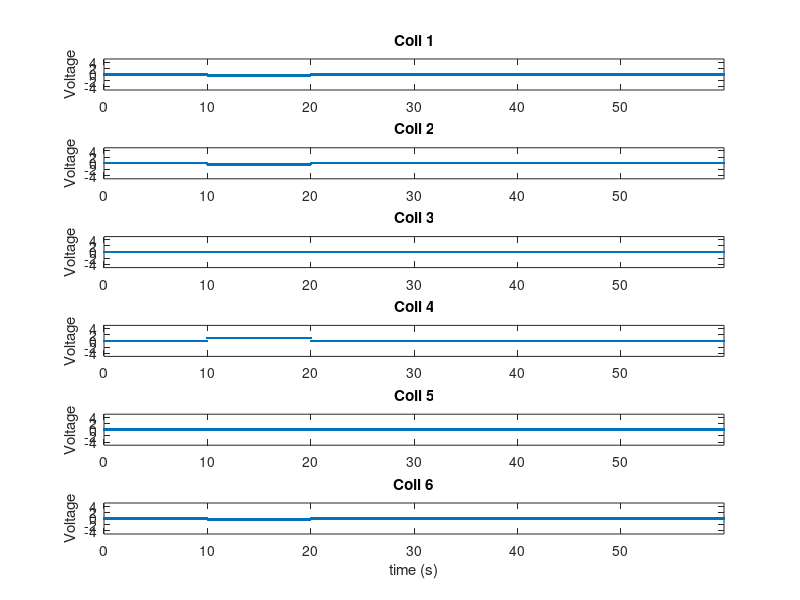

MATLAB code to generate this figure: (Note: this script raises an error after producing the figure.)
% RELAXATION_TIME_EXPT Produces .mat file that contains input signals used to drive magnets for relax. time expt.
%
% 3DFM function
% specific/rheology/driven_bead
% last modified 11/20/08 (krisford)
%
% Driven rheology
% 
% This matlab script will construct and save a .mat file that contains the
% input signals used to drive the magnets during a relaxation time
% experiment.

% HARDWARE.  setup constants that describe the physical hardware used 
% to drive the experiment.  Variables in this section define the number 
% of coils in the 3dfm pole geometry, the number of DAQ Analog-Out 
% channels on the DAQ board, the identity of the DAQ board, etc...

DAQid = 'daqtest';
% DAQid = 'PCI-6713';
nDACout = 8;
nCoils = 6;
DAQ_sampling_rate = 1000;  % [Hz]

% EXPERIMENTAL DESIGN:  setup constants that describe experimental design.  
% Variables in this section define the start and end times of the
% experiment, and any "crucial points" that define a change of state in the
% experiment's progression.  The pole geometry used is also defined here.
pole_geometry = 'pole4-flat';
pulse_voltages = [1];
start_time = 0;
times_to_activate_pulses = [10];
times_to_deactivate_pulses = [20];
end_time = 60;

% INITIAL MATH:  precondition the output matrix to all zeros and define the
% time vector that will give normal mortals an idea of what's going on.
end_time = end_time - 1/DAQ_sampling_rate;
t = [start_time : 1/DAQ_sampling_rate : end_time]';
signal = zeros(length(t), nDACout);

% Define which poles are going to be excited and in what way.
switch pole_geometry
    case 'pole4-flat'
        poles_to_excite_pos = 4;
        poles_to_excite_neg = [1 2 6];
    case 'pole1-flat'
        poles_to_excite_pos = 1;
        poles_to_excite_neg = [3 4 5];
    otherwise
        error(['Pole geometry ' pole_geometry ' not recognized.']);
end


% SETUP OUTPUT MATRIX:  This section defines the output matrix that will be
% sent to DAQ board according to the experimental details defined above.
for k = 1 : length(times_to_activate_pulses)   
	idx = find(t > times_to_activate_pulses(k) & t < times_to_deactivate_pulses(k));
	signal(idx, poles_to_excite_pos) = pulse_voltages(k);
	signal(idx, poles_to_excite_neg) = -pulse_voltages(k) / length(poles_to_excite_neg);
end

% Plot test output, for inspection before beginning experiment.
for k = 1:nCoils
    figure(1);
    subplot(nCoils,1,k);
    plot(t, signal(:,k), '.');
    title(['Coil ' num2str(k)]);
    ylabel('Voltage');
    axis([start_time end_time -5 5]);

    if k == nCoils
        xlabel('time (s)');
    end
end


% Start experiment.  Call DACoperator. Call pulnix software. etc..
Nrepeat = 1;
channels = [0:nDACout-1]';
Vrange = [-10 10];
DACoperator(signal, Nrepeat, DAQid, channels, DAQ_sampling_rate, Vrange);

